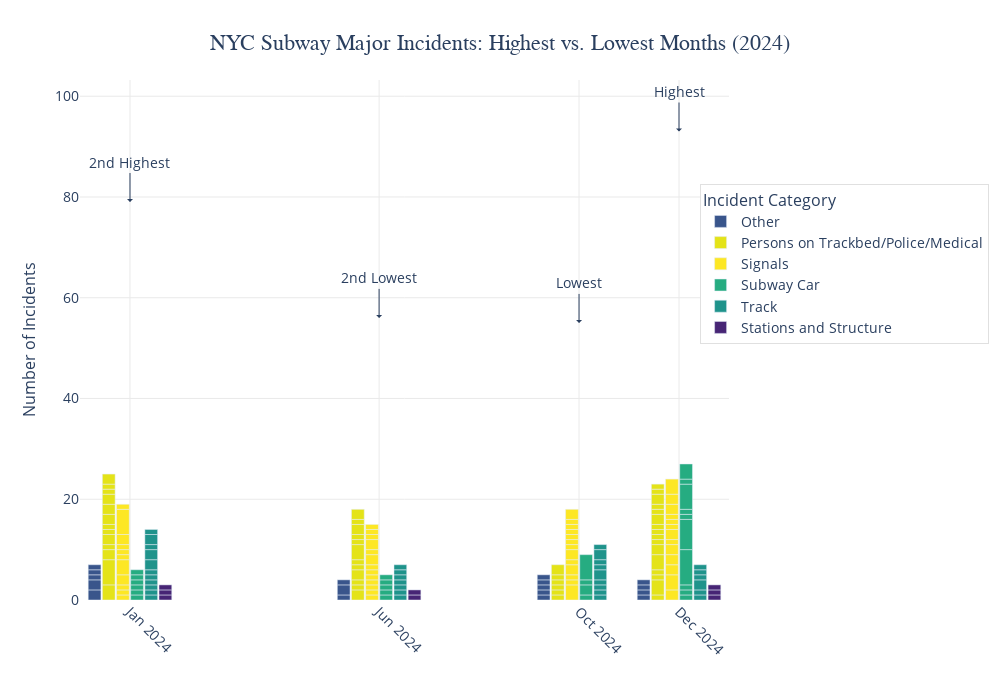

The cell this chart's notebook holds for it:
### Code cell
import pandas as pd
import plotly.graph_objects as go
from datetime import datetime
import numpy as np

# Ensure 'month' is datetime and rounded to start of month
df['month'] = pd.to_datetime(df['month'])
df['month'] = df['month'].dt.to_period('M').dt.to_timestamp()

# Filter to only include data from 2024
df_2024 = df[df['month'].dt.year == 2024].copy()

# Aggregate by month to find total incidents per month (2024 only)
monthly_totals = df_2024.groupby('month')['count'].sum().reset_index()

# Sort to find months with most and least incidents
sorted_months = monthly_totals.sort_values('count', ascending=False)

# Get the two months with most incidents and two months with least incidents
top_months = sorted_months.head(2)['month'].tolist()
bottom_months = sorted_months.tail(2)['month'].tolist()

# Combine to get our target months
target_months = top_months + bottom_months
target_months.sort()  # Sort chronologically

# Filter dataframe for only these months (using the 2024 data)
highlight_df = df_2024[df_2024['month'].isin(target_months)].copy()

# Generate viridis color palette for categories
categories = highlight_df['category'].unique()
category_values = highlight_df.groupby('category')['count'].sum()
normed_values = category_values / category_values.max()

# Create color map using viridis
from matplotlib.cm import viridis
color_map = {cat: f'rgb{tuple(int(x*255) for x in viridis(normed_values[cat]))}' for cat in categories}

# Create figure
fig = go.Figure()

# Add bar traces for each category
for category in categories:
    category_data = highlight_df[highlight_df['category'] == category]
    
    fig.add_trace(
        go.Bar(
            x=category_data['month'],
            y=category_data['count'],
            name=category,
            marker_color=color_map.get(category, '#000'),
            hovertemplate='<b>%{x|%B %Y}</b><br>' +
                          'Category: ' + category + '<br>' +
                          'Incidents: %{y:.2f}<extra></extra>'
        )
    )

# Format dates for x-axis
date_strings = [d.strftime('%b %Y') for d in target_months]

# Update layout
fig.update_layout(
    title={
        'text': 'NYC Subway Major Incidents: Highest vs. Lowest Months (2024)',
        'font': {'size': 22, 'family': 'Arial, sans-serif'},
        'y': 0.95,
        'x': 0.5,
        'xanchor': 'center',
        'yanchor': 'top'
    },
    xaxis={
        'title': '',
        'title_font': {'size': 16},
        'tickfont': {'size': 14},
        'tickangle': 45,
        'gridcolor': '#eaeaea',
        'tickmode': 'array',
        'tickvals': target_months,
        'ticktext': date_strings,
        'categoryorder': 'array',
        'categoryarray': target_months
    },
    yaxis={
        'title': 'Number of Incidents',
        'title_font': {'size': 16},
        'tickfont': {'size': 14},
        'gridcolor': '#eaeaea',
    },
    plot_bgcolor='white',
    legend={
        'title': {'text': 'Incident Category', 'font': {'size': 16}},
        'font': {'size': 14},
        'yanchor': 'top',
        'xanchor': 'right',
        'y': 0.80,
        'x': 1.4,
        'bordercolor': '#e0e0e0',
        'borderwidth': 1
    },
    width=1000,
    height=700,
    margin=dict(t=80, b=100, l=80, r=250),
    barmode='group',
    bargap=0.15,
    bargroupgap=0.1,
    annotations=[
        # Add annotations for top months
        dict(
            x=top_months[0],
            y=monthly_totals[monthly_totals['month'] == top_months[0]]['count'].values[0] + 5,
            text="Highest",
            showarrow=True,
            arrowhead=1,
            ax=0,
            ay=-40,
            font=dict(size=14)
        ),
        dict(
            x=top_months[1],
            y=monthly_totals[monthly_totals['month'] == top_months[1]]['count'].values[0] + 5,
            text="2nd Highest",
            showarrow=True,
            arrowhead=1,
            ax=0,
            ay=-40,
            font=dict(size=14)
        ),
        # Add annotations for bottom months
        dict(
            x=bottom_months[0],
            y=monthly_totals[monthly_totals['month'] == bottom_months[0]]['count'].values[0] + 5,
            text="2nd Lowest",
            showarrow=True,
            arrowhead=1,
            ax=0,
            ay=-40,
            font=dict(size=14)
        ),
        dict(
            x=bottom_months[1],
            y=monthly_totals[monthly_totals['month'] == bottom_months[1]]['count'].values[0] + 5,
            text="Lowest",
            showarrow=True,
            arrowhead=1,
            ax=0,
            ay=-40,
            font=dict(size=14)
        )
    ]
)

# Update grid settings
fig.update_xaxes(
    showgrid=True,
    gridwidth=1,
    gridcolor='#eaeaea',
    zeroline=False
)

fig.update_yaxes(
    showgrid=True,
    gridwidth=1,
    gridcolor='#eaeaea',
    zeroline=False
)

# Save as interactive HTML
fig.write_html(
    "nyc_subway_high_low_months_incidents_2024.html",
    include_plotlyjs=True,
    config={
        'displayModeBar': True,
        'modeBarButtonsToRemove': ['select2d', 'lasso2d'],
        'displaylogo': False,
        'toImageButtonOptions': {
            'format': 'png',
            'filename': 'nyc_subway_high_low_incidents_bar',
            'height': 700,
            'width': 1000,
            'scale': 2
        }
    }
)

# Display the figure
fig.show()

### Figure 1 — Plotly figure (JSON) as saved in the notebook; plotly's stock layout.template omitted (floating-point values rounded to 4 significant figures)
{"data": [{"hovertemplate": "<b>%{x|%B %Y}</b><br>Category: Other<br>Incidents: %{y:.2f}<extra></extra>", "marker": {"color": "rgb(57, 85, 139, 255)"}, "name": "Other", "type": "bar", "x": ["2024-12-01T00:00:00", "2024-12-01T00:00:00", "2024-12-01T00:00:00", "2024-12-01T00:00:00", "2024-10-01T00:00:00", "2024-10-01T00:00:00", "2024-10-01T00:00:00", "2024-10-01T00:00:00", "2024-10-01T00:00:00", "2024-06-01T00:00:00", "2024-06-01T00:00:00", "2024-06-01T00:00:00", "2024-01-01T00:00:00", "2024-01-01T00:00:00", "2024-01-01T00:00:00", "2024-01-01T00:00:00", "2024-01-01T00:00:00"], "y": [1, 1, 1, 1, 1, 1, 1, 1, 1, 1, 2, 1, 2, 2, 1, 1, 1]}, {"hovertemplate": "<b>%{x|%B %Y}</b><br>Category: Persons on Trackbed/Police/Medical<br>Incidents: %{y:.2f}<extra></extra>", "marker": {"color": "rgb(228, 227, 24, 255)"}, "name": "Persons on Trackbed/Police/Medical", "type": "bar", "x": ["2024-12-01T00:00:00", "2024-12-01T00:00:00", "2024-12-01T00:00:00", "2024-12-01T00:00:00", "2024-12-01T00:00:00", "2024-12-01T00:00:00", "2024-12-01T00:00:00", "2024-12-01T00:00:00", "2024-12-01T00:00:00", "2024-12-01T00:00:00", "2024-12-01T00:00:00", "2024-12-01T00:00:00", "2024-12-01T00:00:00", "2024-12-01T00:00:00", "2024-12-01T00:00:00", "2024-12-01T00:00:00", "2024-10-01T00:00:00", "2024-10-01T00:00:00", "2024-10-01T00:00:00", "2024-10-01T00:00:00", "2024-10-01T00:00:00", "2024-10-01T00:00:00", "2024-06-01T00:00:00", "2024-06-01T00:00:00", "2024-06-01T00:00:00", "2024-06-01T00:00:00", "2024-06-01T00:00:00", "2024-06-01T00:00:00", "2024-06-01T00:00:00", "2024-06-01T00:00:00", "2024-06-01T00:00:00", "2024-06-01T00:00:00", "2024-06-01T00:00:00", "2024-06-01T00:00:00", "2024-01-01T00:00:00", "2024-01-01T00:00:00", "2024-01-01T00:00:00", "2024-01-01T00:00:00", "2024-01-01T00:00:00", "2024-01-01T00:00:00", "2024-01-01T00:00:00", "2024-01-01T00:00:00", "2024-01-01T00:00:00", "2024-01-01T00:00:00", "2024-01-01T00:00:00", "2024-01-01T00:00:00", "2024-01-01T00:00:00"], "y": [1, 3, 1, 1, 3, 2, 1, 1, 1, 1, 2, 1, 1, 2, 1, 1, 1, 1, 1, 1, 1, 2, 2, 1, 1, 2, 1, 1, 3, 1, 1, 2, 1, 2, 3, 5, 2, 1, 2, 1, 1, 2, 2, 2, 1, 1, 2]}, {"hovertemplate": "<b>%{x|%B %Y}</b><br>Category: Signals<br>Incidents: %{y:.2f}<extra></extra>", "marker": {"color": "rgb(253, 231, 36, 255)"}, "name": "Signals", "type": "bar", "x": ["2024-12-01T00:00:00", "2024-12-01T00:00:00", "2024-12-01T00:00:00", "2024-12-01T00:00:00", "2024-12-01T00:00:00", "2024-12-01T00:00:00", "2024-12-01T00:00:00", "2024-12-01T00:00:00", "2024-12-01T00:00:00", "2024-12-01T00:00:00", "2024-12-01T00:00:00", "2024-12-01T00:00:00", "2024-12-01T00:00:00", "2024-10-01T00:00:00", "2024-10-01T00:00:00", "2024-10-01T00:00:00", "2024-10-01T00:00:00", "2024-10-01T00:00:00", "2024-10-01T00:00:00", "2024-10-01T00:00:00", "2024-10-01T00:00:00", "2024-10-01T00:00:00", "2024-10-01T00:00:00", "2024-10-01T00:00:00", "2024-10-01T00:00:00", "2024-10-01T00:00:00", "2024-06-01T00:00:00", "2024-06-01T00:00:00", "2024-06-01T00:00:00", "2024-06-01T00:00:00", "2024-06-01T00:00:00", "2024-06-01T00:00:00", "2024-06-01T00:00:00", "2024-06-01T00:00:00", "2024-06-01T00:00:00", "2024-06-01T00:00:00", "2024-06-01T00:00:00", "2024-06-01T00:00:00", "2024-06-01T00:00:00", "2024-01-01T00:00:00", "2024-01-01T00:00:00", "2024-01-01T00:00:00", "2024-01-01T00:00:00", "2024-01-01T00:00:00", "2024-01-01T00:00:00", "2024-01-01T00:00:00", "2024-01-01T00:00:00", "2024-01-01T00:00:00", "2024-01-01T00:00:00", "2024-01-01T00:00:00"], "y": [2, 3, 2, 2, 2, 1, 2, 1, 1, 1, 2, 2, 3, 3, 1, 1, 2, 1, 2, 1, 1, 1, 1, 1, 1, 2, 1, 1, 1, 1, 1, 1, 1, 2, 1, 2, 1, 1, 1, 1, 1, 1, 2, 3, 1, 1, 1, 2, 5, 1]}, {"hovertemplate": "<b>%{x|%B %Y}</b><br>Category: Subway Car<br>Incidents: %{y:.2f}<extra></extra>", "marker": {"color": "rgb(38, 172, 129, 255)"}, "name": "Subway Car", "type": "bar", "x": ["2024-12-01T00:00:00", "2024-12-01T00:00:00", "2024-12-01T00:00:00", "2024-12-01T00:00:00", "2024-12-01T00:00:00", "2024-12-01T00:00:00", "2024-12-01T00:00:00", "2024-12-01T00:00:00", "2024-12-01T00:00:00", "2024-12-01T00:00:00", "2024-10-01T00:00:00", "2024-10-01T00:00:00", "2024-10-01T00:00:00", "2024-10-01T00:00:00", "2024-06-01T00:00:00", "2024-06-01T00:00:00", "2024-06-01T00:00:00", "2024-06-01T00:00:00", "2024-06-01T00:00:00", "2024-01-01T00:00:00", "2024-01-01T00:00:00", "2024-01-01T00:00:00", "2024-01-01T00:00:00", "2024-01-01T00:00:00", "2024-01-01T00:00:00"], "y": [1, 1, 1, 7, 6, 1, 1, 5, 1, 3, 1, 2, 1, 5, 1, 1, 1, 1, 1, 1, 1, 1, 1, 1, 1]}, {"hovertemplate": "<b>%{x|%B %Y}</b><br>Category: Track<br>Incidents: %{y:.2f}<extra></extra>", "marker": {"color": "rgb(31, 147, 139, 255)"}, "name": "Track", "type": "bar", "x": ["2024-12-01T00:00:00", "2024-12-01T00:00:00", "2024-12-01T00:00:00", "2024-12-01T00:00:00", "2024-12-01T00:00:00", "2024-12-01T00:00:00", "2024-10-01T00:00:00", "2024-10-01T00:00:00", "2024-10-01T00:00:00", "2024-10-01T00:00:00", "2024-10-01T00:00:00", "2024-10-01T00:00:00", "2024-10-01T00:00:00", "2024-10-01T00:00:00", "2024-10-01T00:00:00", "2024-06-01T00:00:00", "2024-06-01T00:00:00", "2024-06-01T00:00:00", "2024-06-01T00:00:00", "2024-06-01T00:00:00", "2024-06-01T00:00:00", "2024-06-01T00:00:00", "2024-01-01T00:00:00", "2024-01-01T00:00:00", "2024-01-01T00:00:00", "2024-01-01T00:00:00", "2024-01-01T00:00:00", "2024-01-01T00:00:00", "2024-01-01T00:00:00", "2024-01-01T00:00:00", "2024-01-01T00:00:00", "2024-01-01T00:00:00", "2024-01-01T00:00:00"], "y": [1, 1, 2, 1, 1, 1, 1, 1, 1, 1, 2, 1, 1, 2, 1, 1, 1, 1, 1, 1, 1, 1, 1, 1, 1, 1, 1, 1, 2, 2, 1, 2, 1]}, {"hovertemplate": "<b>%{x|%B %Y}</b><br>Category: Stations and Structure<br>Incidents: %{y:.2f}<extra></extra>", "marker": {"color": "rgb(71, 37, 117, 255)"}, "name": "Stations and Structure", "type": "bar", "x": ["2024-12-01T00:00:00", "2024-12-01T00:00:00", "2024-12-01T00:00:00", "2024-06-01T00:00:00", "2024-06-01T00:00:00", "2024-01-01T00:00:00", "2024-01-01T00:00:00", "2024-01-01T00:00:00"], "y": [1, 1, 1, 1, 1, 1, 1, 1]}], "layout": {"annotations": [{"arrowhead": 1, "ax": 0, "ay": -40, "font": {"size": 14}, "showarrow": true, "text": "Highest", "x": "2024-12-01T00:00:00", "y": 93}, {"arrowhead": 1, "ax": 0, "ay": -40, "font": {"size": 14}, "showarrow": true, "text": "2nd Highest", "x": "2024-01-01T00:00:00", "y": 79}, {"arrowhead": 1, "ax": 0, "ay": -40, "font": {"size": 14}, "showarrow": true, "text": "2nd Lowest", "x": "2024-06-01T00:00:00", "y": 56}, {"arrowhead": 1, "ax": 0, "ay": -40, "font": {"size": 14}, "showarrow": true, "text": "Lowest", "x": "2024-10-01T00:00:00", "y": 55}], "bargap": 0.15, "bargroupgap": 0.1, "barmode": "group", "height": 700, "legend": {"bordercolor": "#e0e0e0", "borderwidth": 1, "font": {"size": 14}, "title": {"font": {"size": 16}, "text": "Incident Category"}, "x": 1.4, "xanchor": "right", "y": 0.8, "yanchor": "top"}, "margin": {"b": 100, "l": 80, "r": 250, "t": 80}, "plot_bgcolor": "white", "title": {"font": {"family": "Arial, sans-serif", "size": 22}, "text": "NYC Subway Major Incidents: Highest vs. Lowest Months (2024)", "x": 0.5, "xanchor": "center", "y": 0.95, "yanchor": "top"}, "width": 1000, "xaxis": {"categoryarray": ["2024-01-01T00:00:00", "2024-06-01T00:00:00", "2024-10-01T00:00:00", "2024-12-01T00:00:00"], "categoryorder": "array", "gridcolor": "#eaeaea", "gridwidth": 1, "showgrid": true, "tickangle": 45, "tickfont": {"size": 14}, "tickmode": "array", "ticktext": ["Jan 2024", "Jun 2024", "Oct 2024", "Dec 2024"], "tickvals": ["2024-01-01T00:00:00", "2024-06-01T00:00:00", "2024-10-01T00:00:00", "2024-12-01T00:00:00"], "title": {"font": {"size": 16}, "text": ""}, "zeroline": false}, "yaxis": {"gridcolor": "#eaeaea", "gridwidth": 1, "showgrid": true, "tickfont": {"size": 14}, "title": {"font": {"size": 16}, "text": "Number of Incidents"}, "zeroline": false}}}
